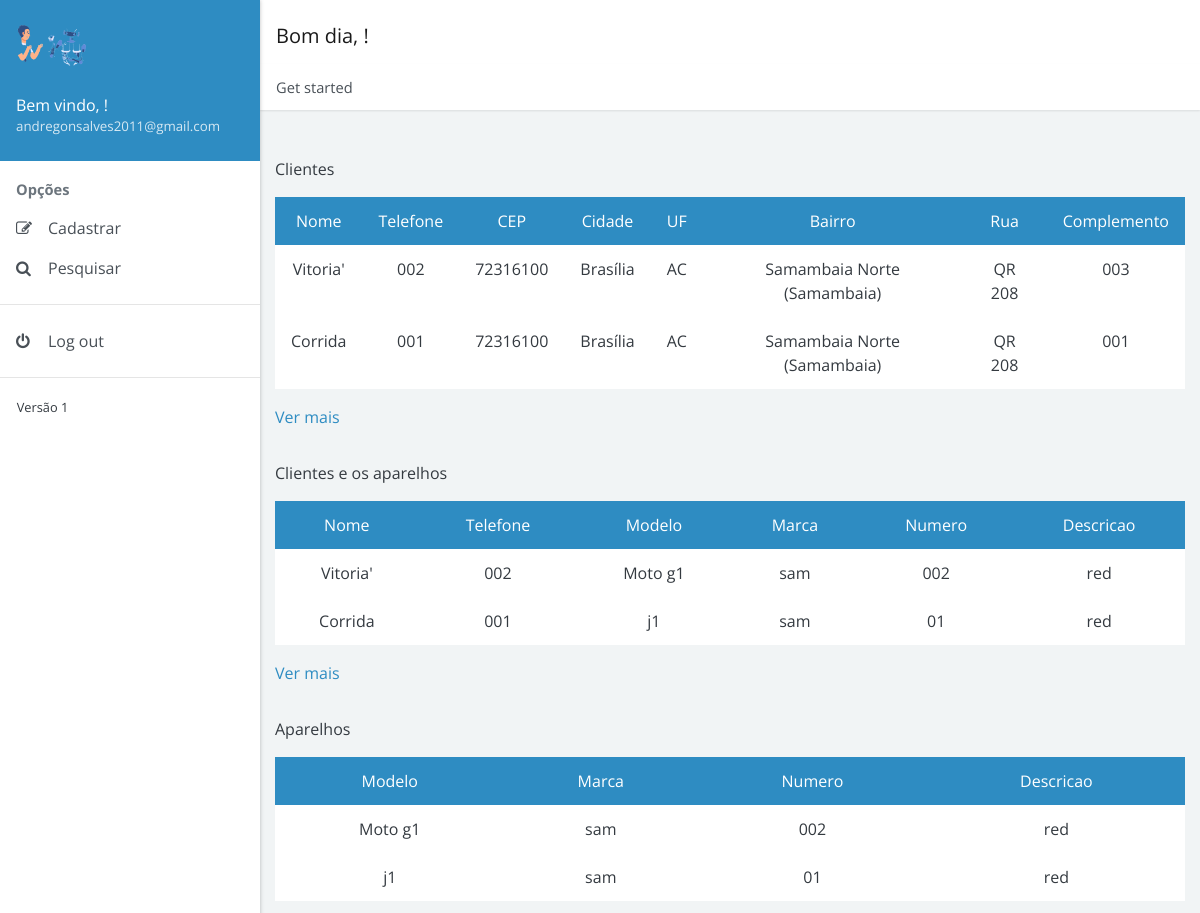
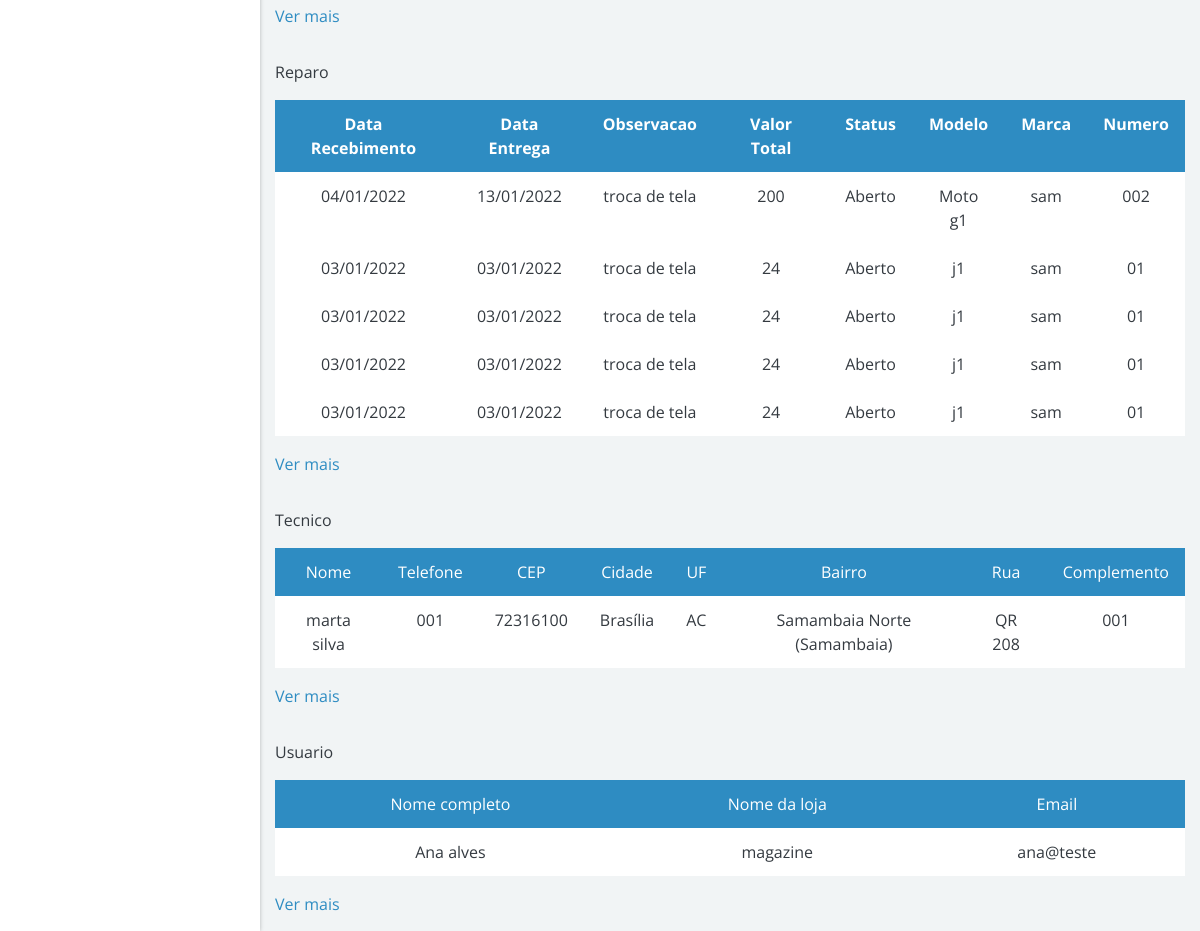
Page /controle/controle.php (signed in) on the committed database (2 pictures, top to bottom).
### tables this page shows
CREATE TABLE `cliente` (
  `id_cliente` int(11) NOT NULL,
  `nome_completo` varchar(255) DEFAULT NULL,
  `email_cliente` varchar(255) NOT NULL,
  `telefone_celular` varchar(17) DEFAULT NULL,
  `telefone_contato` varchar(17) DEFAULT NULL,
  `endereco_id_endereco` int(11) NOT NULL,
  `login_id_login` int(11) NOT NULL
);

CREATE TABLE `endereco` (
  `id_endereco` int(11) NOT NULL,
  `cep` varchar(10) DEFAULT NULL,
  `cidade` varchar(255) DEFAULT NULL,
  `uf` varchar(2) DEFAULT NULL,
  `bairro` varchar(255) DEFAULT NULL,
  `rua` varchar(255) DEFAULT NULL,
  `complemento` varchar(255) DEFAULT NULL
);

CREATE TABLE `cliente_eletronico` (
  `cliente_id_cliente` int(11) NOT NULL,
  `eletronico_id_eletronico` int(11) NOT NULL
);

CREATE TABLE `eletronico` (
  `id_eletronico` int(11) NOT NULL,
  `modelo` varchar(255) DEFAULT NULL,
  `marca` varchar(255) DEFAULT NULL,
  `numero` varchar(50) DEFAULT NULL,
  `descricao` varchar(255) DEFAULT NULL
);

CREATE TABLE `reparo` (
  `id_reparo` int(11) NOT NULL,
  `data_recebimento` date DEFAULT NULL,
  `data_previsao` date DEFAULT NULL,
  `data_entrega` date DEFAULT NULL,
  `observacao` varchar(255) DEFAULT NULL,
  `mao_obra` float DEFAULT NULL,
  `custo_peca` float DEFAULT NULL,
  `valor_total` float DEFAULT NULL,
  `status_id_status` int(11) NOT NULL,
  `tecnico_id_tecnico` int(11) NOT NULL,
  `eletronico_id_eletronico` int(11) NOT NULL
);

CREATE TABLE `statu` (
  `id_status` int(11) NOT NULL,
  `nome_status` varchar(255) DEFAULT NULL
);

CREATE TABLE `tecnico` (
  `id_tecnico` int(11) NOT NULL,
  `nome_tecnico` varchar(255) DEFAULT NULL,
  `telefone_tecnico` varchar(17) DEFAULT NULL,
  `endereco_id_endereco` int(11) NOT NULL,
  `login_id_login` int(11) NOT NULL
);

### controle/controle.php (the view, shortened to what this page needs)
<!doctype html>
<html lang="pt-br">
<head>
  <link rel="stylesheet" href="https://cdnjs.cloudflare.com/ajax/libs/font-awesome/4.7.0/css/font-awesome.min.css">
  <link href="../dist/admin4b.min.css?v=2.1.0" rel="stylesheet">
  <link href="../dist/admin4b.min.css" rel="stylesheet" type="text/css" />
</head>
<body>
  <div class="app">
    <div class="app-sidebar">
      <div class="sidebar-header">
        <img src="../images/principal3.png" width="70px" alt="Imagem de entrada"><br>
        <div class="username"><span>Bem vindo, <?php session_start();
                                                echo $_SESSION['nome_completo']; ?>!</span>
          <small><?php echo $_SESSION['email_usuario']; ?> </small>
        </div>
      </div>
      <div id="sidebar-nav" class="sidebar-nav">
        <span class="sidebar-nav-header">Opções</span>
        <ul>
          <li><a href="#forms" data-toggle="collapse"><span class="sidebar-nav-icon fa fa-pencil-square-o"></span> <span class="sidebar-nav-text">Cadastrar</span></a>
          </li>
          <li><a href="#search" data-toggle="collapse"><span class="sidebar-nav-icon fa fa-search"></span> <span class="sidebar-nav-text">Pesquisar</span></a>
          </li>
        </ul>
        <hr>
        <ul>
          <li><a href="../controll/crud/sair.php"><span class="sidebar-nav-icon fa fa-power-off"></span> <span class="sidebar-nav-text">Log out</span></a></li>
        </ul>
        <hr>
        <small>Versão 1</small>
      </div>
    </div>
    <div class="app-content">
      <div class="content-header">
        <nav class="navbar navbar-expand navbar-light bg-white">
          <div class="navbar-brand">
            <?php
            $hora_do_dia = date("H");
            if (($hora_do_dia >= 00) && ($hora_do_dia <= 12)) {
              echo "Bom dia, ";
            } else if (($hora_do_dia >= 12) && ($hora_do_dia <= 18)) {
              echo "Boa tarde, ";
            } else {
              echo "Boa noite, ";
            }
            ?>!
          </div>
        </nav>
        <nav>
          <ol class="breadcrumb">
            <li class="breadcrumb-item">Get started</li>
          </ol>
        </nav>
      </div>
      <div class="content-body">
        <div class="container">
          <div class="align-items-center">
            <div class="" style="margin-top: 2em">
              <p>Clientes</p>
              <table class="table table-bordered table-hover text-center">
                <tr class="bg bg-primary text-white text-center">
                  <td>Nome</td>
                  <td>Telefone</td>
                  <td>CEP</td>
                  <td>Cidade</td>
                  <td>UF</td>
                  <td>Bairro</td>
                  <td>Rua</td>
                  <td>Complemento</td>
                </tr>
                <?php
                include_once '../controll/crud/conexao.php';
                $pesquisa = $conexao->query("SELECT * FROM cliente INNER JOIN endereco ON endereco_id_endereco = id_endereco INNER JOIN login ON cliente.login_id_login = login.id_login LIMIT 5");
                while ($tabela = $pesquisa->fetch()) {
                  $nome = $tabela['nome_completo'];
                  $telefone = $tabela['telefone_celular'];
                  $cep = $tabela['cep'];
                  $cidade = $tabela['cidade'];
                  $uf = $tabela['uf'];
                  $bairro = $tabela['bairro'];
                  $rua = $tabela['rua'];
                  $complemento = $tabela['complemento'];
                ?>
                  <tr class="text-center">
                    <td>
                      <?= $nome ?>
                    </td>
                    <td>
                      <?= $telefone ?>
                    </td>
                    <td>
                      <?= $cep ?>
                    </td>
                    <td>
                      <?= $cidade ?>
                    </td>
                    <td>
                      <?= $uf ?>
                    </td>
                    <td>
                      <?= $bairro ?>
                    </td>
                    <td>
                      <?= $rua ?>
                    </td>
                    <td>
                      <?= $complemento ?>
                    </td>
                  </tr>
                <?php
                }
                ?>
              </table>
              <a href="./view/pesquisar/pesquisa_cliente.php">Ver mais</a>
            </div>
          </div>
          <div class="align-items-center">
            <div class="" style="margin-top: 2em">
              <p>Clientes e os aparelhos</p>
              <table class="table table-bordered table-hover text-center">
                <tr class="bg bg-primary text-white text-center">
                  <td>Nome</td>
                  <td>Telefone</td>
                  <td>Modelo</td>
                  <td>Marca</td>
                  <td>Numero</td>
                  <td>Descricao</td>
                </tr>
                <?php
                $pesquisa = $conexao->query("SELECT * FROM cliente_eletronico INNER JOIN cliente ON cliente.id_cliente = cliente_eletronico.cliente_id_cliente
                INNER JOIN eletronico ON eletronico.id_eletronico = cliente_eletronico.eletronico_id_eletronico INNER JOIN login ON cliente.login_id_login = login.id_login LIMIT 5");
                while ($resultado = $pesquisa->fetch()) {
                  $nome = $resultado['nome_completo'];
                  $telefone = $resultado['telefone_celular'];
                  $modelo = $resultado['modelo'];
                  $marca = $resultado['marca'];
                  $numero = $resultado['numero'];
                  $descricao = $resultado['descricao'];
                ?>
                  <tr class="text-center">
                    <td>
                      <?= $nome ?>
                    </td>
                    <td>
                      <?= $telefone ?>
                    </td>
                    <td>
                      <?= $modelo ?>
                    </td>
                    <td>
                      <?= $marca ?>
                    </td>
                    <td>
                      <?= $numero ?>
                    </td>
                    <td>
                      <?= $descricao ?>
                    </td>
                  </tr>
                <?php
                }
                ?>
              </table>
              <a href="./view/pesquisar/pesquisa_cliente_aparelho.php">Ver mais</a>
            </div>
          </div>
          <div class="align-items-center">
            <div class="" style="margin-top: 2em">
              <p>Aparelhos</p>
              <table class="table table-bordered table-hover text-center">
                <tr class="bg bg-primary text-white text-center">
                  <td>Modelo</td>
                  <td>Marca</td>
                  <td>Numero</td>
                  <td>Descricao</td>
                </tr>
                <?php
                $pesquisa = $conexao->query("SELECT * FROM eletronico INNER JOIN cliente_eletronico ON cliente_eletronico.eletronico_id_eletronico = eletronico.id_eletronico
                INNER JOIN cliente ON cliente.id_cliente = cliente_eletronico.cliente_id_cliente
                INNER JOIN login ON cliente.login_id_login = login.id_login LIMIT 5");
                while ($resultado = $pesquisa->fetch()) {
                  $modelo = $resultado['modelo'];
                  $marca = $resultado['marca'];
                  $numero = $resultado['numero'];
                  $descricao = $resultado['descricao'];
                ?>
                  <tr class="text-center">
                    <td>
                      <?= $modelo ?>
                    </td>
                    <td>
                      <?= $marca ?>
                    </td>
                    <td>
                      <?= $numero ?>
                    </td>
                    <td>
                      <?= $descricao ?>
                    </td>
                  </tr>
                <?php
                }
                ?>
              </table>
              <a href="./view/pesquisar/pesquisa_aparelho.php">Ver mais</a>
            </div>
          </div>
          <div class="align-items-center">
            <div class="" style="margin-top: 2em">
              <p>Reparo</p>
              <table class="table table-bordered table-hover text-center">
                <tr class="bg bg-primary text-white text-center">
                  <th>Data Recebimento</th>
                  <th>Data Entrega</th>
                  <th>Observacao</th>
                  <th>Valor Total</th>
                  <th>Status</th>
                  <th>Modelo</th>
                  <th>Marca</th>
                  <th>Numero</th>
                </tr>
                <?php
                $pesquisa = $conexao->query("SELECT * FROM `reparo` INNER JOIN statu ON reparo.status_id_status = statu.id_status
                INNER JOIN tecnico  ON reparo.tecnico_id_tecnico = tecnico.id_tecnico INNER JOIN eletronico ON reparo.eletronico_id_eletronico = eletronico.id_eletronico
                INNER JOIN endereco ON tecnico.endereco_id_endereco = endereco.id_endereco INNER JOIN cliente_eletronico ON cliente_eletronico.eletronico_id_eletronico = eletronico.id_eletronico
                INNER JOIN cliente ON cliente.id_cliente = cliente_eletronico.cliente_id_cliente INNER JOIN login ON cliente.login_id_login = login.id_login LIMIT 5 ");
                while ($linha = $pesquisa->fetch()) {
                  $data1 = $linha['data_recebimento'];
                  $data_recebimento = date('d/m/Y', strtotime($data1));
                  $data3 = $linha['data_entrega'];
                  $data_entrega = date('d/m/Y', strtotime($data3));
                  $observacao = $linha['observacao'];
                  $valor_total = $linha['valor_total'];
                  $nome_status = $linha['nome_status'];
                  $modelo = $linha['modelo'];
                  $marca = $linha['marca'];
                  $numero = $linha['numero'];
                ?>
                  <tr class="text-center">
                    <td>
                      <?= $data_recebimento ?>
                    </td>
                    <td>
                      <?= $data_entrega ?>
                    </td>
                    <td>
                      <?= $observacao ?>
                    </td>
                    <td>
                      <?= $valor_total ?>
                    </td>
                    <td>
                      <?= $nome_status ?>
                    </td>
                    <td>
                      <?= $modelo ?>
                    </td>
                    <td>
                      <?= $marca ?>
                    </td>
                    <td>
                      <?= $numero ?>
                    </td>
                  </tr>
                <?php
                }
                ?>
              </table>
              <a href="./view/pesquisar/pesquisa_reparo.php">Ver mais</a>
            </div>
          </div>
          <div class="align-items-center">
            <div class="" style="margin-top: 2em">
              <p>Tecnico</p>
              <table class="table table-bordered table-hover text-center">
                <tr class="bg bg-primary text-white text-center">
                  <td>Nome</td>
                  <td>Telefone</td>
                  <td>CEP</td>
                  <td>Cidade</td>
                  <td>UF</td>
                  <td>Bairro</td>
                  <td>Rua</td>
                  <td>Complemento</td>
                </tr>
                <?php
                $pesquisa = $conexao->query("SELECT * FROM tecnico INNER JOIN endereco ON tecnico.endereco_id_endereco = endereco.id_endereco
                INNER JOIN login ON tecnico.login_id_login = login.id_login LIMIT 5");
                while ($resultado = $pesquisa->fetch()) {
                  $nome = $resultado['nome_tecnico'];
                  $telefone = $resultado['telefone_tecnico'];
                  $cep = $resultado['cep'];
                  $cidade = $resultado['cidade'];
                  $uf = $resultado['uf'];
                  $bairro = $resultado['bairro'];
                  $rua = $resultado['rua'];
                  $complemento = $resultado['complemento'];
                ?>
                  <tr class="text-center">
                    <td>
                      <?= $nome ?>
                    </td>
                    <td>
                      <?= $telefone ?>
                    </td>
                    <td>
                      <?= $cep ?>
                    </td>
                    <td>
                      <?= $cidade ?>
                    </td>
                    <td>
                      <?= $uf ?>
                    </td>
                    <td>
                      <?= $bairro ?>
                    </td>
                    <td>
                      <?= $rua ?>
                    </td>
                    <td>
                      <?= $complemento ?>
                    </td>
                  </tr>
                <?php
                }
                ?>
              </table>
              <a href="./view/pesquisar/pesquisa_tecnico.php">Ver mais</a>
            </div>
          </div>
          <div class="align-items-center">
            <div class="" style="margin-top: 2em">
              <p>Usuario</p>
              <table class="table table-bordered table-hover text-center">
                <tr class="bg bg-primary text-white text-center">
                  <td>Nome completo</td>
                  <td>Nome da loja</td>
                  <td>Email</td>
                </tr>
                <?php
                $pesquisa = $conexao->query("SELECT * FROM `login` ORDER BY nome_completo_login ASC LIMIT 5");
                while ($resultado = $pesquisa->fetch()) {
                  $nome_completo_login = $resultado['nome_completo_login'];
                  $nome_loja = $resultado['nome_loja'];
                  $email_usuario = $resultado['email_usuario'];
                ?>
                  <tr class="text-center">
                    <td>
                      <?= $nome_completo_login ?>
                    </td>
                    <td>
                      <?= $nome_loja ?>
                    </td>
                    <td>
                      <?= $email_usuario ?>
                    </td>
                  </tr>
                <?php
                }
                ?>
              </table>
              <a href="./view/pesquisar/pesquisa_usuario.php">Ver mais</a>
            </div>
          </div>
        </div>
      </div>
</body>
</html>

### rows in the picture
cliente: nome_completo "Vitoria'", telefone_celular "002", endereco_id_endereco.cep "72316100", endereco_id_endereco.cidade "Brasília", endereco_id_endereco.uf "AC", endereco_id_endereco.bairro "Samambaia Norte (Samambaia)", endereco_id_endereco.rua "QR 208", endereco_id_endereco.complemento "003"
cliente: nome_completo "Corrida", telefone_celular "001", endereco_id_endereco.cep "72316100", endereco_id_endereco.cidade "Brasília", endereco_id_endereco.uf "AC", endereco_id_endereco.bairro "Samambaia Norte (Samambaia)", endereco_id_endereco.rua "QR 208", endereco_id_endereco.complemento "001"
cliente_eletronico: cliente_id_cliente.nome_completo "Vitoria'", cliente_id_cliente.telefone_celular "002", eletronico_id_eletronico.modelo "Moto g1", eletronico_id_eletronico.marca "sam", eletronico_id_eletronico.numero "002", eletronico_id_eletronico.descricao "red"
cliente_eletronico: cliente_id_cliente.nome_completo "Corrida", cliente_id_cliente.telefone_celular "001", eletronico_id_eletronico.modelo "j1", eletronico_id_eletronico.marca "sam", eletronico_id_eletronico.numero "01", eletronico_id_eletronico.descricao "red"
eletronico: modelo "Moto g1", marca "sam", numero "002", descricao "red"
eletronico: modelo "j1", marca "sam", numero "01", descricao "red"
reparo: observacao "troca de tela", valor_total "200", status_id_status.nome_status "Aberto", eletronico_id_eletronico.modelo "Moto g1", eletronico_id_eletronico.marca "sam", eletronico_id_eletronico.numero "002"
reparo: observacao "troca de tela", valor_total "24", status_id_status.nome_status "Aberto", eletronico_id_eletronico.modelo "j1", eletronico_id_eletronico.marca "sam", eletronico_id_eletronico.numero "01"
reparo: observacao "troca de tela", valor_total "24", status_id_status.nome_status "Aberto", eletronico_id_eletronico.modelo "j1", eletronico_id_eletronico.marca "sam", eletronico_id_eletronico.numero "01"
reparo: observacao "troca de tela", valor_total "24", status_id_status.nome_status "Aberto", eletronico_id_eletronico.modelo "j1", eletronico_id_eletronico.marca "sam", eletronico_id_eletronico.numero "01"
reparo: observacao "troca de tela", valor_total "24", status_id_status.nome_status "Aberto", eletronico_id_eletronico.modelo "j1", eletronico_id_eletronico.marca "sam", eletronico_id_eletronico.numero "01"
tecnico: nome_tecnico "marta silva", telefone_tecnico "001", endereco.cep "72316100", endereco.cidade "Brasília", endereco.uf "AC", endereco.bairro "Samambaia Norte (Samambaia)", endereco.rua "QR 208", endereco.complemento "001"

### other values in the picture
$_SESSION['email_usuario'] "andregonsalves2011@gmail.com"
$nome_completo_login "Ana alves"
$nome_loja "magazine"
$email_usuario "ana@teste"
